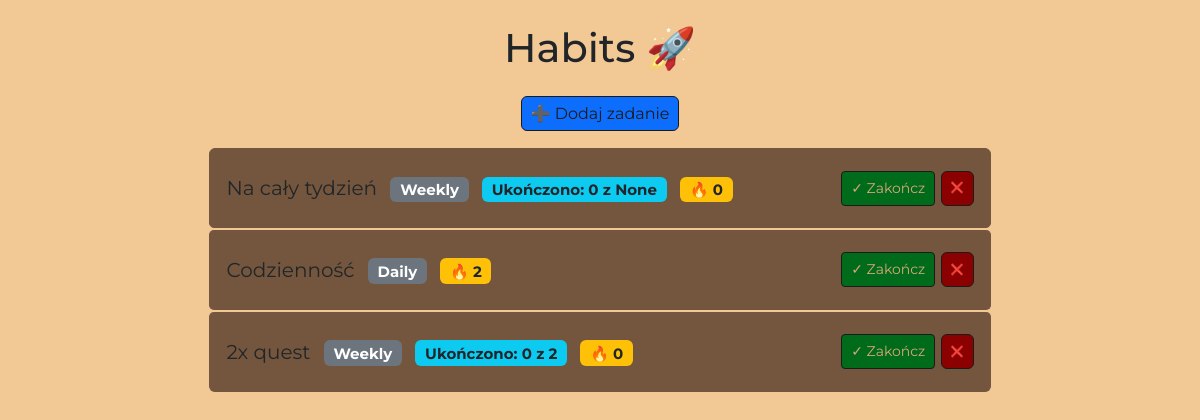
The app's page /, older data.
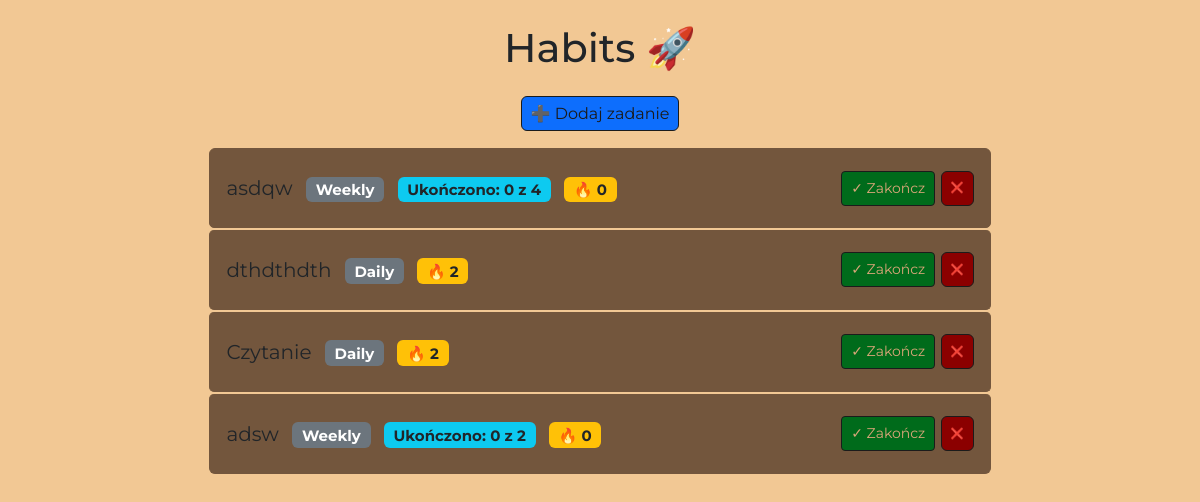
The same page, newer data.
### ToDo/models.py (models this page shows, shortened)
class Task(models.Model):
    TASK_DAILY = "DAILY"
    TASK_WEEKLY = "WEEKLY"
    TASK_ONCE = "ONCE"
    TASK_TYPES = [
        (TASK_DAILY, "Daily"),
        (TASK_WEEKLY, "Weekly"),
        (TASK_ONCE, "Once"),
    ]
    title = models.CharField(max_length=200)
    task_type = models.CharField(max_length=10, choices=TASK_TYPES, default=TASK_ONCE)
    date = models.DateField(null=True, blank=True)
    completed = models.BooleanField(default=False)
    last_completed = models.DateField(null=True, blank=True)
    streak = models.IntegerField(default=0)
    weekly_target = models.IntegerField(null=True, blank=True)
    weekly_progress = models.IntegerField(default=0)
    last_week = models.CharField(max_length=10, null=True, blank=True)
    def is_done_today(self):
        today = timezone.localdate()
        if self.task_type == self.TASK_ONCE:
            return self.completed
        if self.task_type == self.TASK_DAILY:
            return self.last_completed == today
        if self.task_type == self.TASK_WEEKLY:
            return self.logs.filter(date=today, completed=True).exists()
        return False
    def weekly_progress_count(self):
        today = timezone.localdate()
        year, week, _ = today.isocalendar()
        return self.logs.filter(
            date__week=week,
            date__year=year,
            completed=True
        ).count()
    def weekly_streak(self):
        if self.task_type != self.TASK_WEEKLY or not self.weekly_target:
            return 0
        today = timezone.localdate()
        week_start = today - timedelta(days=today.weekday())
        streak = 0
        while True:
            week_end = week_start + timedelta(days=6)
            completed_days = (
                self.logs
                .filter(date__range=(week_start, week_end), completed=True)
                .values("date")
                .distinct()
                .count()
            )
            if completed_days >= self.weekly_target:
                streak += 1
                week_start -= timedelta(days=7)
            else:
                break
        return streak

### ToDo/views.py (the view, shortened to what this page needs)
# urls.py: path('', views.home, name='home'),
def home(request):
    form = TaskForm()
    tasks = Task.objects.filter(
        Q(task_type=Task.TASK_DAILY) |
        Q(task_type=Task.TASK_WEEKLY) |
        Q(task_type=Task.TASK_ONCE, date=today)
    )
    context = {'tasks': tasks, 'form': form}
    return render(request, 'ToDo/home.html', context)

### ToDo/templates/ToDo/home.html (shortened to what this page needs)
<!DOCTYPE html>
<html lang="utf-8">
{% load static %}
{% load widget_tweaks %}
<head>
    <link href="https://cdn.jsdelivr.net/npm/bootstrap@5.3.2/dist/css/bootstrap.min.css" rel="stylesheet">
    <link rel="stylesheet" type="text/css" href="{% static 'css/styles.css' %}">
</head>
<body>
    <div class="container mt-4">
        <h1 class="mb-4">Habits 🚀</h1>
        <button type="button" class="btn btn-primary mb-3 d-block mx-auto" data-bs-toggle="modal" data-bs-target="#addTaskModal">
            ➕ Dodaj zadanie
        </button>
  <ul class="list-group">
    {% for task in tasks %}
      <li class="list-group-item d-flex justify-content-between align-items-center">
        <div>
          {% if task.completed %}
            <s>{{ task.title }}</s>
          {% else %}
            {{ task.title }}
          {% endif %}
            <span class="badge bg-secondary ms-2">
                {{ task.get_task_type_display }}
            </span>
            {% if task.task_type == 'DAILY' %}
                <span class="badge bg-warning text-dark ms-2">🔥 {{ task.streak }} </span>
            {% elif task.task_type == 'WEEKLY' %}
                <span class="badge bg-info text-dark ms-2"> Ukończono: {{ task.weekly_progress_count }} z {{ task.weekly_target }}</span>
                <span class="badge bg-warning text-dark ms-2">🔥 {{ task.weekly_streak }} </span>
            {% endif %}
        </div>
        <div>
          <form method="POST" action="{% url 'toggle_task' task.id %}" style="display:inline;"><button
              type="submit"
              class="btn btn-sm
                     {% if task.is_done_today %}
                       btn-success
                     {% else %}
                       btn-outline-secondary
                     {% endif %}"
            >
              {% if task.is_done_today %}
                Ukończono ✅
              {% else %}
                ✓ Zakończ
              {% endif %}
            </button>
          </form>
          <form method="POST" action="{% url 'delete_task' task.id %}" style="display:inline;">
            <button type="submit" class="btn btn-sm2 btn-outline-danger">❌</button>
          </form>
        </div>
      </li>
    {% empty %}
      <li class="list-group-item">Brak zadań 🙃</li>
    {% endfor %}
  </ul>
</div>
</body>
</html>

Row changes from the older to the newer data that the page shows:
removed Task: title "Na cały tydzień", task_type "Weekly", weekly_progress_count "0", weekly_target "None", weekly_streak "0", shows "✓ Zakończ"
removed Task: title "Codzienność", task_type "Daily", streak "2", last_completed "✓ Zakończ"
removed Task: title "2x quest", task_type "Weekly", weekly_progress_count "0", weekly_target "2", weekly_streak "0", shows "✓ Zakończ"
added Task: title "asdqw", task_type "Weekly", weekly_progress_count "0", weekly_target "4", weekly_streak "0", shows "✓ Zakończ"
added Task: title "dthdthdth", task_type "Daily", streak "2", last_completed "✓ Zakończ"
added Task: title "Czytanie", task_type "Daily", streak "2", last_completed "✓ Zakończ"
added Task: title "adsw", task_type "Weekly", weekly_progress_count "0", weekly_target "2", weekly_streak "0", shows "✓ Zakończ"
